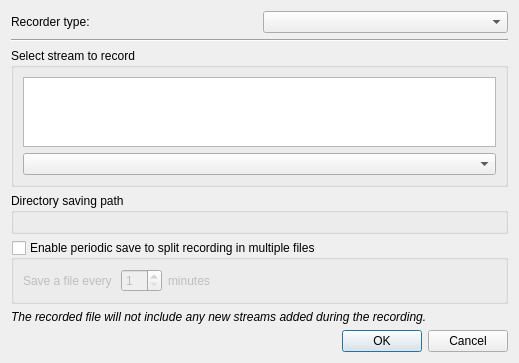
<?xml version="1.0" encoding="UTF-8"?>
<ui version="4.0">
 <class>lqStreamRecordDialog</class>
 <widget class="QDialog" name="lqStreamRecordDialog">
  <property name="geometry">
   <rect>
    <x>0</x>
    <y>0</y>
    <width>519</width>
    <height>354</height>
   </rect>
  </property>
  <property name="windowTitle">
   <string>Stream Recording Dialog</string>
  </property>
  <layout class="QVBoxLayout" name="mainLayout">
   <item>
    <layout class="QHBoxLayout" name="recorderLayout">
     <item>
      <widget class="QLabel" name="recorderLabel">
       <property name="text">
        <string>Recorder type:</string>
       </property>
      </widget>
     </item>
     <item>
      <widget class="QComboBox" name="recorderComboBox"/>
     </item>
    </layout>
   </item>
   <item>
    <widget class="Line" name="recorderSeparatorLine">
     <property name="orientation">
      <enum>Qt::Horizontal</enum>
     </property>
    </widget>
   </item>
   <item>
    <widget class="QGroupBox" name="streamSelectGroupBox">
     <property name="title">
      <string>Select stream to record</string>
     </property>
     <layout class="QVBoxLayout" name="verticalLayout">
      <item>
       <widget class="QListWidget" name="streamSelectList"/>
      </item>
      <item>
       <widget class="QComboBox" name="streamSelectComboBox"/>
      </item>
     </layout>
    </widget>
   </item>
   <item>
    <widget class="QGroupBox" name="directoryGroupBox">
     <property name="title">
      <string>Directory saving path</string>
     </property>
     <layout class="QVBoxLayout" name="directoryPathLayout"/>
    </widget>
   </item>
   <item>
    <widget class="QGroupBox" name="enablePeriodicFileSaveCheckBox">
     <property name="title">
      <string>Enable periodic save to split recording in multiple files</string>
     </property>
     <property name="checkable">
      <bool>true</bool>
     </property>
     <property name="checked">
      <bool>false</bool>
     </property>
     <layout class="QHBoxLayout" name="horizontalLayout_2">
      <item>
       <widget class="QLabel" name="saveLabel">
        <property name="text">
         <string>Save a file every </string>
        </property>
        <property name="alignment">
         <set>Qt::AlignRight|Qt::AlignTrailing|Qt::AlignVCenter</set>
        </property>
       </widget>
      </item>
      <item>
       <widget class="QSpinBox" name="recordTimeLapsSpinBox">
        <property name="maximumSize">
         <size>
          <width>50</width>
          <height>16777215</height>
         </size>
        </property>
        <property name="minimum">
         <number>1</number>
        </property>
        <property name="maximum">
         <number>60</number>
        </property>
       </widget>
      </item>
      <item>
       <widget class="QLabel" name="savePrefixLabel">
        <property name="text">
         <string>minutes</string>
        </property>
       </widget>
      </item>
      <item>
       <spacer name="horizontalSpacer">
        <property name="orientation">
         <enum>Qt::Horizontal</enum>
        </property>
        <property name="sizeHint" stdset="0">
         <size>
          <width>40</width>
          <height>20</height>
         </size>
        </property>
       </spacer>
      </item>
     </layout>
    </widget>
   </item>
   <item>
    <widget class="QLabel" name="footNoteLabel">
     <property name="font">
      <font>
       <italic>true</italic>
      </font>
     </property>
     <property name="text">
      <string>The recorded file will not include any new streams added during the recording.</string>
     </property>
    </widget>
   </item>
   <item>
    <widget class="QDialogButtonBox" name="buttonBox">
     <property name="orientation">
      <enum>Qt::Horizontal</enum>
     </property>
     <property name="standardButtons">
      <set>QDialogButtonBox::Cancel|QDialogButtonBox::Ok</set>
     </property>
    </widget>
   </item>
  </layout>
 </widget>
 <resources/>
 <connections>
  <connection>
   <sender>buttonBox</sender>
   <signal>accepted()</signal>
   <receiver>lqStreamRecordDialog</receiver>
   <slot>accept()</slot>
   <hints>
    <hint type="sourcelabel">
     <x>248</x>
     <y>254</y>
    </hint>
    <hint type="destinationlabel">
     <x>157</x>
     <y>274</y>
    </hint>
   </hints>
  </connection>
  <connection>
   <sender>buttonBox</sender>
   <signal>rejected()</signal>
   <receiver>lqStreamRecordDialog</receiver>
   <slot>reject()</slot>
   <hints>
    <hint type="sourcelabel">
     <x>316</x>
     <y>260</y>
    </hint>
    <hint type="destinationlabel">
     <x>286</x>
     <y>274</y>
    </hint>
   </hints>
  </connection>
 </connections>
</ui>
